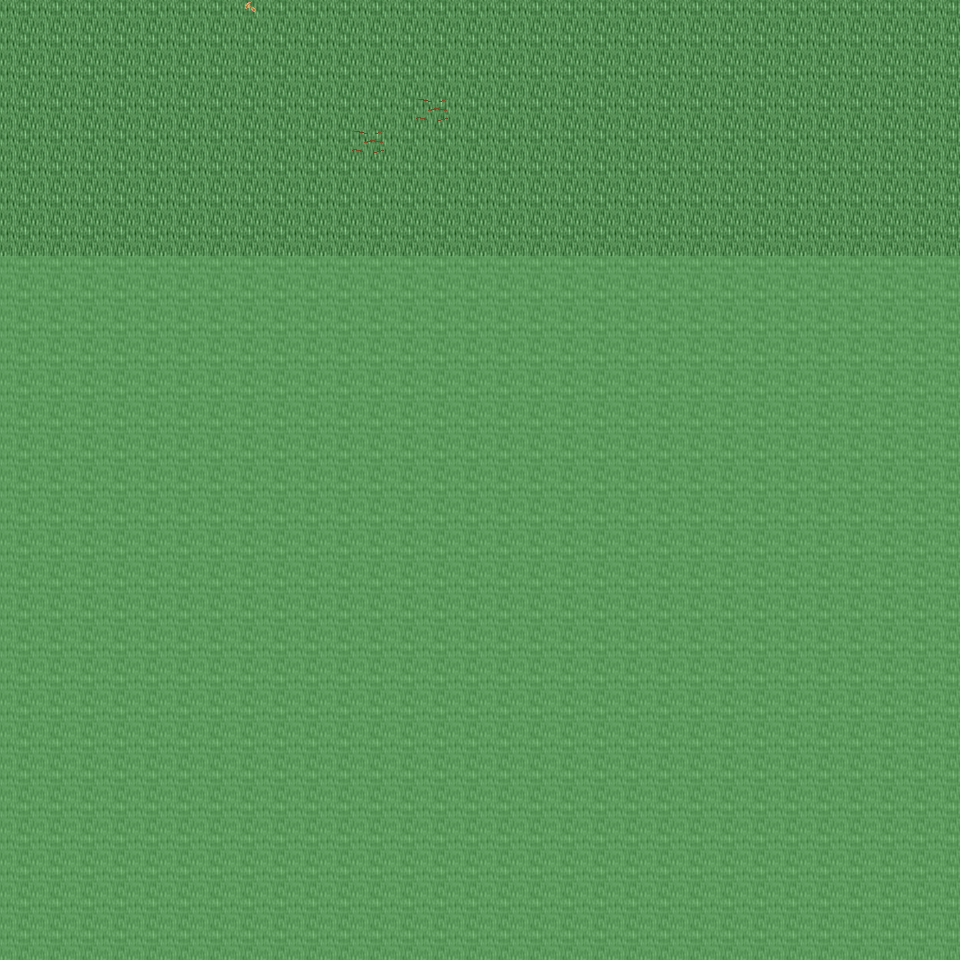

The image is a tile-based game level rendered from a .tmx file. Its description and source (layers, tilesets, objects; grid data summarised) follow:
An orthogonal 30x30 tile map with 32x32 px tiles, 6 tile layers (Ground, Object, Object2, Above, ...), 42 tilesets and 3 objects (3x mapchange).

<map version="1.0" orientation="orthogonal" renderorder="right-down" width="30" height="30" tilewidth="32" tileheight="32" nextobjectid="4">
  <tileset firstgid="1" name="tileset_ground_ground" tilewidth="32" tileheight="32" tilecount="33" columns="3">
    <image source="../drawable/tileset_ground_ground.png" width="96" height="352" />
  </tileset>
  <tileset firstgid="34" name="tileset_building_castle" tilewidth="32" tileheight="32" tilecount="320" columns="20">
    <image source="../drawable/tileset_building_castle.png" width="640" height="512" />
  </tileset>
  <tileset firstgid="354" name="tileset_furniture_carpet_carpets_2" tilewidth="32" tileheight="32" tilecount="20" columns="4">
    <image source="../drawable/tileset_furniture_carpet_carpets_2.png" width="128" height="160" />
  </tileset>
  <tileset firstgid="374" name="tileset_ground_indoor_tiles" tilewidth="32" tileheight="32" tilecount="8" columns="2">
    <image source="../drawable/tileset_ground_indoor_tiles.png" width="64" height="128" />
  </tileset>
  <tileset firstgid="382" name="tileset_building_entrance_int_iron_bars" tilewidth="32" tileheight="32" tilecount="12" columns="3">
    <image source="../drawable/tileset_building_entrance_int_iron_bars.png" width="96" height="128" />
  </tileset>
  <tileset firstgid="394" name="tileset_plant_bush_hedge" tilewidth="32" tileheight="32" tilecount="35" columns="5">
    <image source="../drawable/tileset_plant_bush_hedge.png" width="160" height="224" />
  </tileset>
  <tileset firstgid="429" name="tileset_building_church" tilewidth="32" tileheight="32" tilecount="56" columns="8">
    <image source="../drawable/tileset_building_church.png" width="256" height="224" />
  </tileset>
  <tileset firstgid="485" name="tileset_logic_collision" tilewidth="32" tileheight="32" tilecount="1" columns="1">
    <image source="../drawable/tileset_logic_collision.png" width="32" height="32" />
  </tileset>
  <tileset firstgid="486" name="tileset_logic_item_vegetable" tilewidth="32" tileheight="32" tilecount="16" columns="8">
    <image source="../drawable/tileset_logic_item_vegetable.png" width="256" height="64" />
  </tileset>
  <tileset firstgid="502" name="tileset_ground_rock_rocks" tilewidth="32" tileheight="32" tilecount="4" columns="2">
    <image source="../drawable/tileset_ground_rock_rocks.png" width="64" height="64" />
  </tileset>
  <tileset firstgid="506" name="tileset_item_corpse_huge_animal" tilewidth="32" tileheight="32" tilecount="16" columns="2">
    <image source="../drawable/tileset_item_corpse_huge_animal.png" width="64" height="256" />
  </tileset>
  <tileset firstgid="522" name="tileset_plant_tree_dead_tree_4" tilewidth="32" tileheight="32" tilecount="20" columns="4">
    <image source="../drawable/tileset_plant_tree_dead_tree_4.png" width="128" height="160" />
  </tileset>
  <tileset firstgid="542" name="tileset_plant_tree_dead_tree_2" tilewidth="32" tileheight="32" tilecount="20" columns="4">
    <image source="../drawable/tileset_plant_tree_dead_tree_2.png" width="128" height="160" />
  </tileset>
  <tileset firstgid="562" name="tileset_item_gothic_headstone_2" tilewidth="32" tileheight="32" tilecount="3" columns="1">
    <image source="../drawable/tileset_item_gothic_headstone_2.png" width="32" height="96" />
  </tileset>
  <tileset firstgid="565" name="tileset_building_house_3" tilewidth="32" tileheight="32" tilecount="48" columns="6">
    <image source="../drawable/tileset_building_house_3.png" width="192" height="256" />
  </tileset>
  <tileset firstgid="613" name="tileset_object_scarecrow" tilewidth="32" tileheight="32" tilecount="2" columns="1">
    <image source="../drawable/tileset_object_scarecrow.png" width="32" height="64" />
  </tileset>
  <tileset firstgid="615" name="tileset_plant_tree_fall_trees" tilewidth="32" tileheight="32" tilecount="40" columns="8">
    <image source="../drawable/tileset_plant_tree_fall_trees.png" width="256" height="160" />
  </tileset>
  <tileset firstgid="655" name="tileset_building_decoration_orbpedestal" tilewidth="32" tileheight="32" tilecount="2" columns="1">
    <image source="../drawable/tileset_building_decoration_orbpedestal.png" width="32" height="64" />
  </tileset>
  <tileset firstgid="657" name="tileset_ground_rock_rocks_3" tilewidth="32" tileheight="32" tilecount="16" columns="4">
    <image source="../drawable/tileset_ground_rock_rocks_3.png" width="128" height="128" />
  </tileset>
  <tileset firstgid="673" name="tileset_plant_tree_chestnut_tree" tilewidth="32" tileheight="32" tilecount="20" columns="4">
    <image source="../drawable/tileset_plant_tree_chestnut_tree.png" width="128" height="160" />
  </tileset>
  <tileset firstgid="693" name="tileset_plant_stump_hollow_logs" tilewidth="32" tileheight="32" tilecount="6" columns="3">
    <image source="../drawable/tileset_plant_stump_hollow_logs.png" width="96" height="64" />
  </tileset>
  <tileset firstgid="699" name="tileset_ground_grass_edges" tilewidth="32" tileheight="32" tilecount="36" columns="12">
    <image source="../drawable/tileset_ground_grass_edges.png" width="384" height="96" />
  </tileset>
  <tileset firstgid="735" name="tileset_ground_grass_corners" tilewidth="32" tileheight="32" tilecount="24" columns="6">
    <image source="../drawable/tileset_ground_grass_corners.png" width="192" height="128" />
  </tileset>
  <tileset firstgid="759" name="tileset_ground_water_pool" tilewidth="32" tileheight="32" tilecount="72" columns="3">
    <image source="../drawable/tileset_ground_water_pool.png" width="96" height="768" />
  </tileset>
  <tileset firstgid="831" name="tileset_ground_earth_edges" tilewidth="32" tileheight="32" tilecount="18" columns="6">
    <image source="../drawable/tileset_ground_earth_edges.png" width="192" height="96" />
  </tileset>
  <tileset firstgid="849" name="tileset_plant_leaves" tilewidth="32" tileheight="32" tilecount="8" columns="4">
    <image source="../drawable/tileset_plant_leaves.png" width="128" height="64" />
  </tileset>
  <tileset firstgid="857" name="tileset_object_well_hoist" tilewidth="32" tileheight="32" tilecount="9" columns="3">
    <image source="../drawable/tileset_object_well_hoist.png" width="96" height="96" />
  </tileset>
  <tileset firstgid="866" name="tileset_building_stairs_grey_stone_stairs_down" tilewidth="32" tileheight="32" tilecount="6" columns="3">
    <image source="../drawable/tileset_building_stairs_grey_stone_stairs_down.png" width="96" height="64" />
  </tileset>
  <tileset firstgid="872" name="tileset_ground_green_paving" tilewidth="32" tileheight="32" tilecount="18" columns="3">
    <image source="../drawable/tileset_ground_green_paving.png" width="96" height="192" />
  </tileset>
  <tileset firstgid="890" name="tileset_plant_tree_tree_darkgreen" tilewidth="32" tileheight="32" tilecount="88" columns="8">
    <image source="../drawable/tileset_plant_tree_tree_darkgreen.png" width="256" height="352" />
  </tileset>
  <tileset firstgid="978" name="tileset_furniture_light_lamp_bronze" tilewidth="32" tileheight="32" tilecount="3" columns="1">
    <image source="../drawable/tileset_furniture_light_lamp_bronze.png" width="32" height="96" />
  </tileset>
  <tileset firstgid="981" name="tileset_plant_tree_pine_tree" tilewidth="32" tileheight="32" tilecount="20" columns="4">
    <image source="../drawable/tileset_plant_tree_pine_tree.png" width="128" height="160" />
  </tileset>
  <tileset firstgid="1001" name="tileset_plant_tree_pine_tree_1" tilewidth="32" tileheight="32" tilecount="20" columns="4">
    <image source="../drawable/tileset_plant_tree_pine_tree_1.png" width="128" height="160" />
  </tileset>
  <tileset firstgid="1021" name="tileset_furniture_chair_bench_wooden" tilewidth="32" tileheight="32" tilecount="8" columns="2">
    <image source="../drawable/tileset_furniture_chair_bench_wooden.png" width="64" height="128" />
  </tileset>
  <tileset firstgid="1029" name="tileset_plant_flower_flowers_mixed" tilewidth="32" tileheight="32" tilecount="16" columns="4">
    <image source="../drawable/tileset_plant_flower_flowers_mixed.png" width="128" height="128" />
  </tileset>
  <tileset firstgid="1045" name="tileset_building_thatched_roof_cottage1" tilewidth="32" tileheight="32" tilecount="20" columns="4">
    <image source="../drawable/tileset_building_thatched_roof_cottage1.png" width="128" height="160" />
  </tileset>
  <tileset firstgid="1065" name="tileset_item_blood_floor_stain" tilewidth="32" tileheight="32" tilecount="1" columns="1">
    <image source="../drawable/tileset_item_blood_floor_stain.png" width="32" height="32" />
  </tileset>
  <tileset firstgid="1066" name="tileset_item_firewood" tilewidth="32" tileheight="32" tilecount="12" columns="3">
    <image source="../drawable/tileset_item_firewood.png" width="96" height="128" />
  </tileset>
  <tileset firstgid="1078" name="tileset_item_gothic_headstone_1" tilewidth="32" tileheight="32" tilecount="1" columns="1">
    <image source="../drawable/tileset_item_gothic_headstone_1.png" width="32" height="32" />
  </tileset>
  <tileset firstgid="1079" name="tileset_item_gothic_tiny_headstone" tilewidth="32" tileheight="32" tilecount="1" columns="1">
    <image source="../drawable/tileset_item_gothic_tiny_headstone.png" width="32" height="32" />
  </tileset>
  <tileset firstgid="1080" name="tileset_plant_mosses" tilewidth="32" tileheight="32" tilecount="16" columns="4">
    <image source="../drawable/tileset_plant_mosses.png" width="128" height="128" />
  </tileset>
  <tileset firstgid="1096" name="tileset_building_fence_wooden_brown_fence" tilewidth="32" tileheight="32" tilecount="42" columns="7">
    <image source="../drawable/tileset_building_fence_wooden_brown_fence.png" width="224" height="192" />
  </tileset>
  <layer name="Ground" width="30" height="30">
    <data>[900 cells, 240 non-empty, 1 distinct tile ids]</data>
  </layer>
  <layer name="Object" width="30" height="30">
    <data>[900 cells, 3 non-empty, 2 distinct tile ids]</data>
  </layer>
  <layer name="Object2" width="30" height="30">
    <data>[900 cells, 0 non-empty, 0 distinct tile ids]</data>
  </layer>
  <layer name="Above" width="30" height="30">
    <data>[900 cells, 0 non-empty, 0 distinct tile ids]</data>
  </layer>
  <layer name="Above2" width="30" height="30">
    <data>[900 cells, 0 non-empty, 0 distinct tile ids]</data>
  </layer>
  <layer name="Walkable" width="30" height="30">
    <data>[900 cells, 660 non-empty, 1 distinct tile ids]</data>
  </layer>
  <objectgroup name="MapEvents">
    <object id="1" name="north" type="mapchange" x="0" y="0" width="960" height="32">
      <properties>
        <property name="map" value="0_ados_mountain_n2_w2_x2_y3" />
        <property name="place" value="south" />
      </properties>
    </object>
    <object id="2" name="west" type="mapchange" x="0" y="0" width="32" height="256">
      <properties>
        <property name="map" value="0_ados_mountain_n2_w2_x1_y4" />
        <property name="place" value="east" />
      </properties>
    </object>
    <object id="3" name="east" type="mapchange" x="928" y="0" width="32" height="256">
      <properties>
        <property name="map" value="0_ados_mountain_n2_w2_x3_y4" />
        <property name="place" value="west" />
      </properties>
    </object>
  </objectgroup>
</map>
